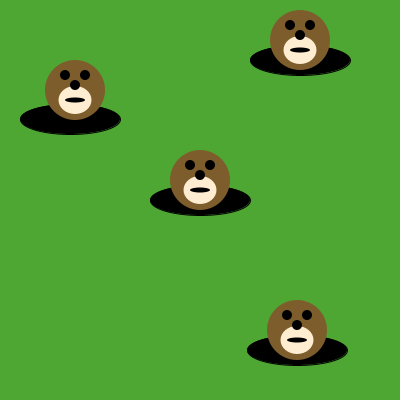
Frame 1 (no input)
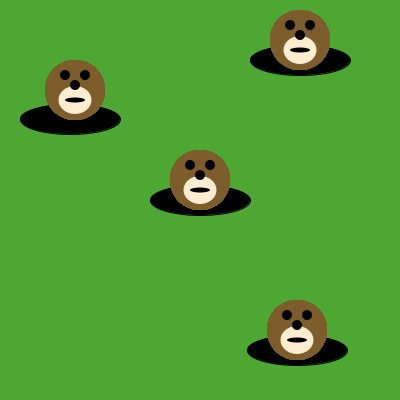
Frame 60 (the mouse pressed at the canvas centre just before this capture)
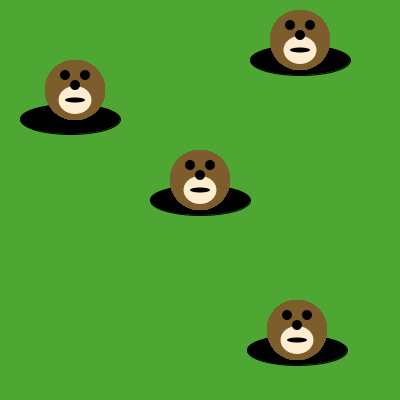
Frame 120 (the mouse held since frame 60 and released just before this capture)

The Processing sketch that drew these frames (run headless with seeded random() and noise(); from frame 60 on, the mouse is pressed at the canvas centre):

// Processing sketch: Mole_proccessing_
// ── Mole_proccessing_.pde
void draw() {

drawMole( 75, 90);
drawMole(200,180);
drawMole(300,40);
drawMole(297, 330);

}

void drawMole(int moleX, int moleY) {
     noStroke();
     fill(125, 93, 43);
     ellipse(moleX, moleY, 60, 60); // face
     fill(255, 237, 209);
     ellipse(moleX, moleY+10, 33, 28); 
     fill(0, 0, 0);
     ellipse(moleX-10, moleY-15, 10, 10); // eyes
     ellipse(moleX+10, moleY-15, 10, 10);
     ellipse(moleX, moleY-5, 10, 10); // nose
     ellipse(moleX, moleY+10, 20, 5); // mouth
}

void setup() {
     size(400, 400);
     background(78, 166, 51); // green grass
     fill(0, 0, 0);
     ellipse(200, 200, 100, 30); // holes!
     ellipse(70, 119, 100, 30);
     ellipse(300, 60, 100, 30);
     ellipse(297, 350, 100, 30);
}
